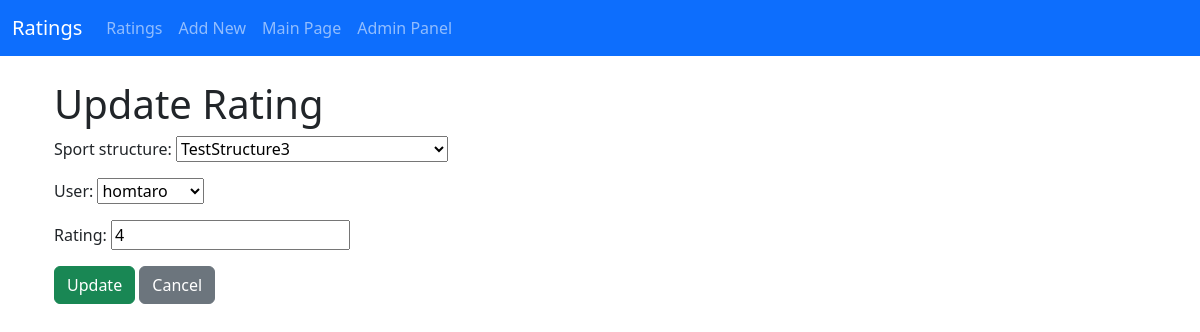
Screenshot of /ratings/update/1/ (signed in) with the database file from the repository.
### djangoSportApp/models.py (models this page shows, shortened)
class Rating(models.Model):
    sport_structure = models.ForeignKey(SportStructure, on_delete=models.CASCADE, related_name='ratings')
    user = models.ForeignKey('auth.User', on_delete=models.CASCADE)
    rating = models.PositiveSmallIntegerField()
    created_at = models.DateTimeField(auto_now_add=True)
    class Meta:
        constraints = [
            models.CheckConstraint(check=models.Q(rating__gte=1) & models.Q(rating__lte=5), name='rating_range')
        ]
        unique_together = ('sport_structure', 'user')  # One rating per user per structure

### djangoSportApp/views.py (the view)
# urls.py: path('ratings/update/<int:pk>/', views.rating_update, name='ratings_update'),
@permission_required('djangoSportApp.change_rating', raise_exception=True)
def rating_update(request, pk):
    rating = get_object_or_404(Rating, pk=pk)
    if request.method == 'POST':
        form = RatingForm(request.POST, instance=rating)
        if form.is_valid():
            form.save()
            return redirect('ratings_list')
    else:
        form = RatingForm(instance=rating)
    return render(request, 'crud/rating_form.html', {'form': form, 'action': 'Update'})

### djangoSportApp/forms.py
class RatingForm(forms.ModelForm):
    class Meta:
        model = Rating
        fields = ['sport_structure', 'user', 'rating']

### djangoSportApp/models.py (called while the page is built)
    def __str__(self):
        return self.name

### templates/crud/rating_form.html (shortened to what this page needs)
{% extends 'crud/crud_ratings_base.html' %}
{% block content %}
<div class="container mt-4">
    <h1>{{ action }} Rating</h1>
    <form method="post" enctype="multipart/form-data">
        {{ form.as_p }}
        <button type="submit" class="btn btn-success">{{ action }}</button>
        <a href="{% url 'ratings_list' %}" class="btn btn-secondary">Cancel</a>
    </form>
</div>
{% endblock %}

### rows the page displays
Rating: sport_structure "TestStructure3", user "homtaro", rating "4"

### other values shown
{{ action }} "Update"
